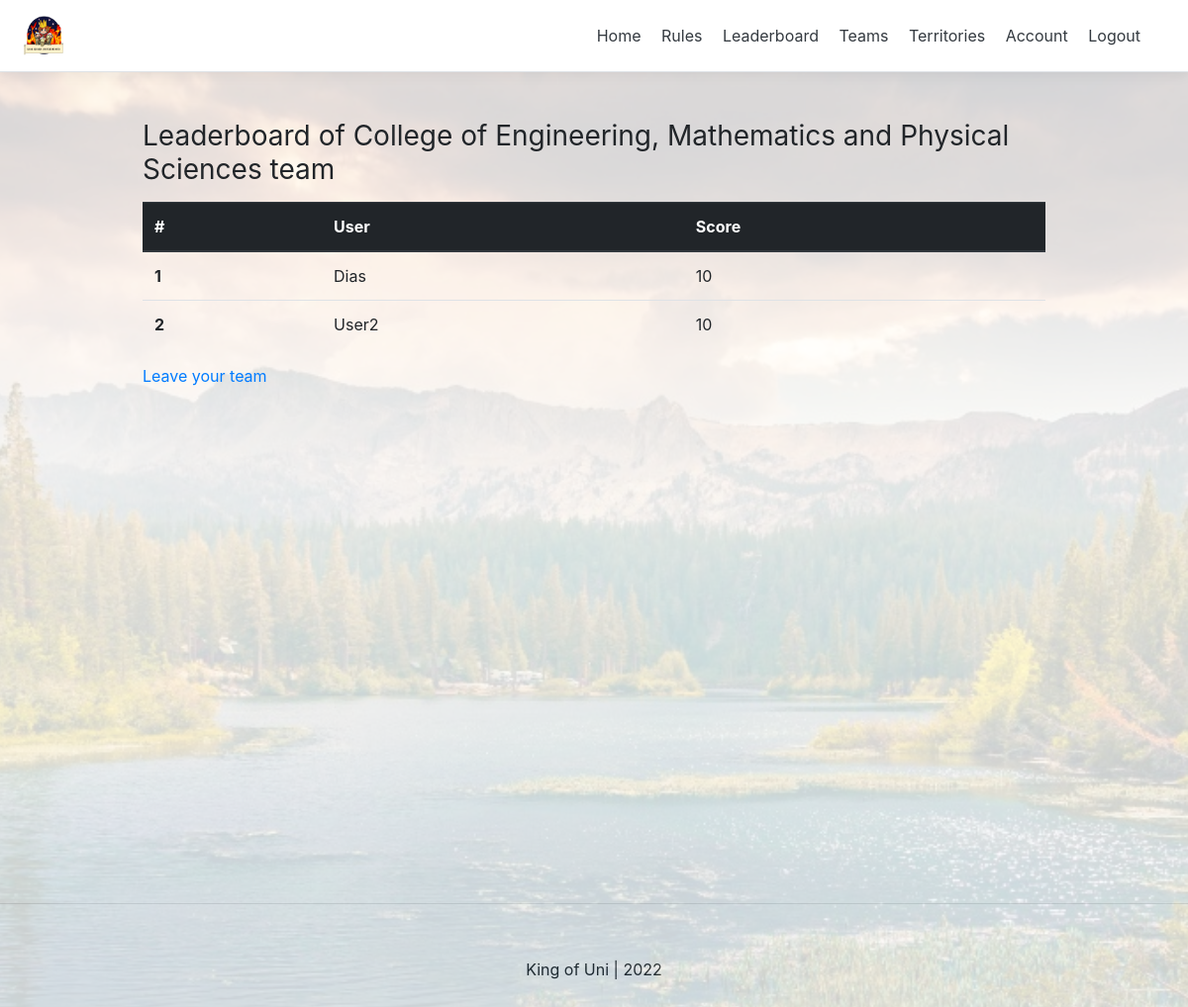
The app's page /group/ (signed in), older data.
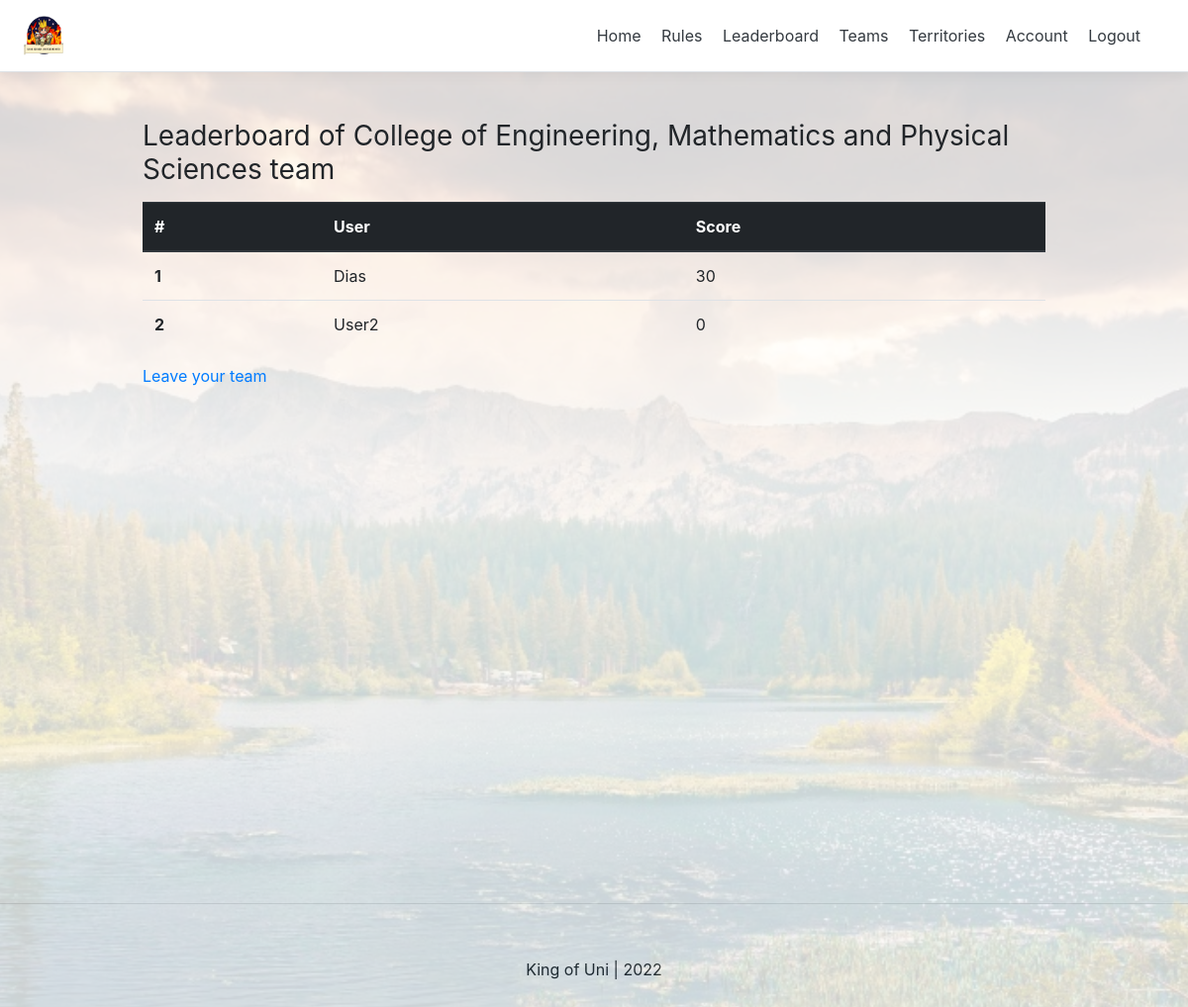
The same page, newer data.
### account/models.py (models this page shows, shortened)
class Account(AbstractBaseUser):
    email                   = models.EmailField(verbose_name="email", max_length=60, unique=True, validators=[validate_email])
    username                = models.CharField(max_length=30, unique=True)
    is_gameKeeper           = models.BooleanField(default=False)
    date_joined             = models.DateTimeField(verbose_name='date joined', auto_now_add=True)
    last_login              = models.DateTimeField(verbose_name='last login', auto_now_add=True)
    is_admin                = models.BooleanField(default=False)
    is_active               = models.BooleanField(default=True)
    is_staff                = models.BooleanField(default=False)
    is_superuser            = models.BooleanField(default=False)
    is_inTeam               = models.BooleanField(default=False)
    latitude 				= models.DecimalField(max_digits=20, decimal_places=15, default = 0, null=True, blank=True)
    longitude 				= models.DecimalField(max_digits=20, decimal_places=15, default = 0, null=True, blank=True)
    score                   = models.DecimalField(max_digits=7,decimal_places=0, default=0)
    belongs_to_group        = models.ForeignKey(Group, null=True, default=None, on_delete=models.SET_DEFAULT)
    USERNAME_FIELD = 'email'
    REQUIRED_FIELDS = ['username', ]
    objects = MyAccountManager()

### group/models.py (models this page shows)
class Group(models.Model):
    name = models.CharField(max_length=100,  null=False, blank=False, unique=True)
    date_created = models.DateTimeField(verbose_name="date created" , auto_now_add=True)
    point_total = models.IntegerField(default=0)
    color = models.CharField(max_length=50, null=True)
    def __str__(self):
        return self.name

### group/views.py (the view)
# urls.py: path('', group_view, name="group_info"),
def group_view(request):
    context = {}
    user = request.user
    if not user.is_authenticated:
        return redirect('login')
    group = user.belongs_to_group
    group_members = Account.objects.filter(belongs_to_group=group).order_by('-score')
    context['members'] = group_members
    return render(request, 'group/group.html', context)

### group/templates/group/group.html (shortened to what this page needs)
{% extends 'base.html' %}
{% block content %}
{% if request.user.is_authenticated %}
<div class="container mt-4 p-4">
        {% if request.user.is_inTeam %}
        <h3 class="mb-3 font-weight-normal">Leaderboard of {{request.user.belongs_to_group}} team</h3>
        <table class="table">
          <thead class="thead-dark">
            <tr>
              <th scope="col">#</th>
              <th scope="col">User</th>
              <th scope="col">Score</th>
            </tr>
          </thead>
          <tbody>
          {% for member in members %}
            <tr>
              <th scope="row">{{forloop.counter}}</th>
              <td>{{member.username}}</td>
              <td>{{member.score}}</td>
            </tr>
            {% endfor %}
          </tbody>
        </table>
        <a href="{% url 'group:leave_group' %}">Leave your team</a>
        {% else %}
          <p>You are not in a team. <a href="{% url 'group:join_group' %}">Join a team</a>.</p>
        {% endif %}
  </div>
{% endif %}
{% endblock content %}

Row changes from the older to the newer data that the page shows:
changed Account "Dias": score "10" → "30"
changed Account "User2": score "10" → "0"
